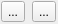
<?xml version="1.0" encoding="UTF-8"?>
<ui version="4.0">
 <class>shv::visu::logview::DataViewFilterSelector</class>
 <widget class="QWidget" name="shv::visu::logview::DataViewFilterSelector">
  <property name="geometry">
   <rect>
    <x>0</x>
    <y>0</y>
    <width>58</width>
    <height>24</height>
   </rect>
  </property>
  <property name="windowTitle">
   <string>Form</string>
  </property>
  <layout class="QHBoxLayout" name="horizontalLayout">
   <property name="leftMargin">
    <number>0</number>
   </property>
   <property name="topMargin">
    <number>0</number>
   </property>
   <property name="rightMargin">
    <number>0</number>
   </property>
   <property name="bottomMargin">
    <number>0</number>
   </property>
   <item>
    <widget class="QToolButton" name="pbShowRawData">
     <property name="toolTip">
      <string>Show/hide raw data</string>
     </property>
     <property name="text">
      <string>...</string>
     </property>
     <property name="icon">
      <iconset resource="../../images/images.qrc">
       <normaloff>:/shv/visu/images/raw.svg</normaloff>:/shv/visu/images/raw.svg</iconset>
     </property>
    </widget>
   </item>
   <item>
    <widget class="QToolButton" name="pbShowChannelFilterDialog">
     <property name="toolTip">
      <string>Show filter dialog</string>
     </property>
     <property name="text">
      <string>...</string>
     </property>
     <property name="icon">
      <iconset resource="../../images/images.qrc">
       <normaloff>:/shv/visu/images/filter-off.svg</normaloff>:/shv/visu/images/filter-off.svg</iconset>
     </property>
    </widget>
   </item>
  </layout>
 </widget>
 <resources>
  <include location="../../images/images.qrc"/>
 </resources>
 <connections/>
</ui>
